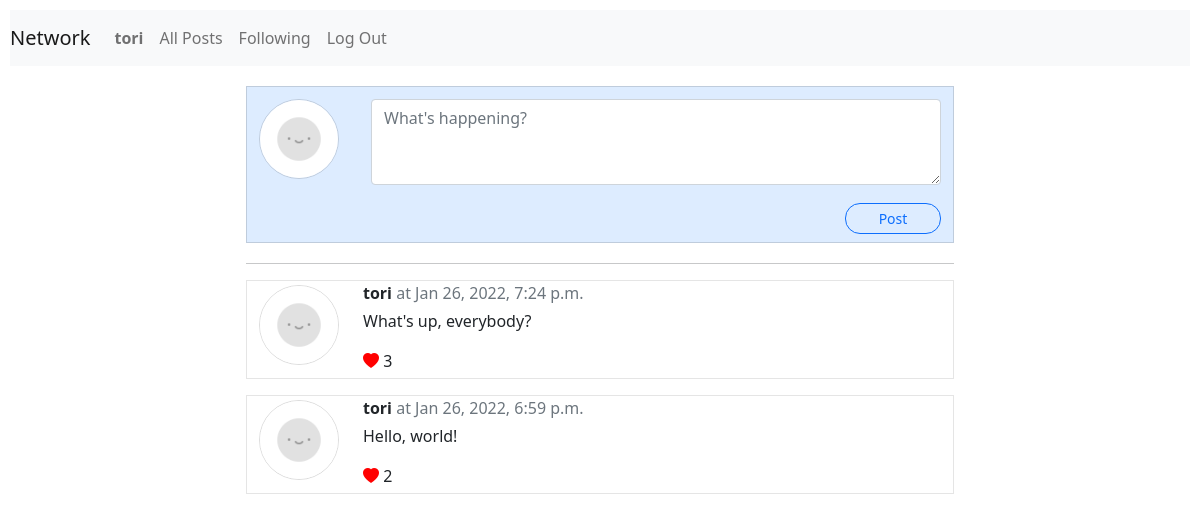
/ (signed in), run on the app's committed database.
### network/models.py (models this page shows, shortened)
class User(AbstractUser):
    following = models.ManyToManyField('self', symmetrical=False)
    followers = models.ManyToManyField('self', symmetrical=False, related_name='subs')
    def __str__(self) -> str:
        return self.username

class Post(models.Model):
    author = models.ForeignKey(User, on_delete=models.CASCADE, related_name="posts")
    content = models.TextField()
    likes = models.ManyToManyField(User)
    timestamp = models.DateTimeField(auto_now_add=True)
    class Meta:
        ordering = ['-timestamp']

### network/views.py (the view)
# urls.py: path("", views.index, name="index"),
def index(request):
    if request.method == "POST":
        content = request.POST['post']
        Post.objects.create(author=request.user, content=content)
        return redirect('index')
    else:
        posts = Post.objects.all()
        return render(request, "network/index.html", {
            "posts": posts,
        })

### network/templates/network/index.html (shortened to what this page needs)
{% extends "network/layout.html" %}
{% load static %}
{% block body %}
    <div class="container commentblock">
        {% if user.is_authenticated %}
            <div class="row mt-2">
                <div class="col-auto">
                    <img class="avatar my-1" src="{% static 'network/avatar.png' %}" alt="avatar"
                    height="80px" width="80px">
                </div>
                <div class="col">
                    <form action="{% url 'index' %}" method="post" class="ms-2">
                        <textarea rows="3" name="post" class="comment-input form-control mb-2 mt-1" placeholder="What's happening?" required></textarea>
                        <div class="d-flex justify-content-end">
                            <button class="btn btn-outline-primary btn-sm mb-2" type="submit">Post</button>
                        </div>
                    </form>
                </div>
            </div>
        {% else %}
            <h6 class="pb-3">
                Please, <a href="{% url 'login' %}">Log in</a>  to post comments.
                Don't have an account? <a href="{% url 'register' %}">Register here.</a>
            </h6>
        {% endif %}
    </div>
    <hr noshade width="100">
    <div class="container posts">
        {% for post in posts %}
            <div class="row my-3 post">
                <div class="col-auto">
                    <img class="avatar my-1" src="{% static 'network/avatar.png' %}" alt="avatar"
                    height="80px" width="80px">
                </div>
                <div class="col">
                    <p class="mb-1">
                        <strong>{{ post.author }}</strong>
                        <span class="text-muted fw-lighter"> at {{ post.timestamp|date:"M j, Y, P" }}</span>
                    </p>
                    <p class="content">{{ post.content }}</p>
                    <div class="likes">
                            {% if user in post.likes.all %}
                                <i id="{{ post.id }}" class="bi bi-heart-fill like"></i>
                            {% else %}
                                <i id="{{ post.id }}" class="bi bi-heart like"></i>
                            {% endif %}
                            <span class="count">
                                {% if post.likes.count > 0 %}
                                    {{ post.likes.count }}
                                {% endif %}
                            </span>
                    </div>
                </div>
            </div>
        {% empty %}
            <div class="my-2">
                No posts yet
            </div>
        {% endfor %}
    </div>
{% endblock %}

### network/templates/network/layout.html (shortened to what this page needs)
{% load static %}
<!DOCTYPE html>
<html lang="en">
    <head>
        <link href="https://cdn.jsdelivr.net/npm/bootstrap@5.1.3/dist/css/bootstrap.min.css" rel="stylesheet">
        <link rel="stylesheet" href="https://cdn.jsdelivr.net/npm/bootstrap-icons@1.7.2/font/bootstrap-icons.css">
        <link href="{% static 'network/styles.css' %}" rel="stylesheet">
    </head>
    <body>
        <nav class="navbar navbar-expand-lg navbar-light bg-light">
            <a class="navbar-brand" href="#">Network</a>
            <div>
              <ul class="navbar-nav mr-auto">
                {% if user.is_authenticated %}
                    <li class="nav-item">
                        <a class="nav-link" href="{% url 'profile' user.id %}"><strong>{{ user.username }}</strong></a>
                    </li>
                {% endif %}
                <li class="nav-item">
                  <a class="nav-link" href="{% url 'index' %}">All Posts</a>
                </li>
                {% if user.is_authenticated %}
                    <li class="nav-item">
                        <a class="nav-link" href="#">Following</a>
                    </li>
                    <li class="nav-item">
                        <a class="nav-link" href="{% url 'logout' %}">Log Out</a>
                    </li>
                {% endif %}
              </ul>
            </div>
          </nav>
        <div class="body">
            {% block body %}
            {% endblock %}
        </div>
    </body>
</html>

### network/static/network/styles.css (style rules this page uses)
body { padding: 10px; }
.commentblock { width: 60%; background-color: rgba(140, 190, 255, 0.295); border: 1px solid rgba(0, 0, 0, 0.137); margin-top: 20px; }
.comment-input { width: 100%; }
img.avatar { border-radius: 50%; border: 1px solid rgba(0, 0, 0, 0.137); }
div.container { height: 50%; }
div.posts { width: 60%; }
hr { width: 60%; margin: auto; margin-top: 20px; border: none; }
.post { border: 1px solid rgba(0, 0, 0, 0.103); }
div.likes { margin-bottom: 5px; }
.like { color: red; }
a, a:hover { text-decoration: none; }
button.btn-sm { border-radius: 15px; float: right; width: 6rem; margin-top: 10px; }

### data on the page
User: username "tori"
Post: author "tori", timestamp "Jan 26, 2022, 7:24 p.m.", content "What's up, everybody?", likes.count "3"
Post: author "tori", timestamp "Jan 26, 2022, 6:59 p.m.", content "Hello, world!", likes.count "2"
